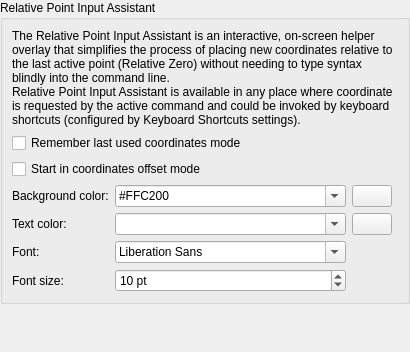
<?xml version="1.0" encoding="UTF-8"?>
<ui version="4.0">
 <class>LC_SettingsPageInputAssistant</class>
 <widget class="QWidget" name="LC_SettingsPageInputAssistant">
  <property name="geometry">
   <rect>
    <x>0</x>
    <y>0</y>
    <width>332</width>
    <height>352</height>
   </rect>
  </property>
  <layout class="QGridLayout" name="gridLayout_main">
   <property name="leftMargin">
    <number>0</number>
   </property>
   <property name="topMargin">
    <number>0</number>
   </property>
   <property name="rightMargin">
    <number>0</number>
   </property>
   <property name="bottomMargin">
    <number>0</number>
   </property>
   <item row="0" column="0">
    <widget class="QGroupBox" name="groupBox_35">
     <property name="title">
      <string>Relative Point Input Assistant</string>
     </property>
     <layout class="QGridLayout" name="gridLayout_ast">
      <item row="5" column="0">
       <widget class="QLabel" name="label_61">
        <property name="text">
         <string>Font:</string>
        </property>
        <property name="buddy">
         <cstring>fcbRelativePositionAssistant</cstring>
        </property>
       </widget>
      </item>
      <item row="5" column="1">
       <widget class="QFontComboBox" name="fcbRelativePositionAssistant">
        <property name="toolTip">
         <string>Assistant Font

Font used by Relative Point Input Assistant popup</string>
        </property>
       </widget>
      </item>
      <item row="4" column="0">
       <widget class="QLabel" name="label_64">
        <property name="text">
         <string>Text color:</string>
        </property>
        <property name="buddy">
         <cstring>cbColorRelativePositionAssistantText</cstring>
        </property>
       </widget>
      </item>
      <item row="3" column="3">
       <spacer name="horizontalSpacer">
        <property name="orientation">
         <enum>Qt::Orientation::Horizontal</enum>
        </property>
        <property name="sizeHint" stdset="0">
         <size>
          <width>0</width>
          <height>20</height>
         </size>
        </property>
       </spacer>
      </item>
      <item row="6" column="0">
       <widget class="QLabel" name="label_62">
        <property name="text">
         <string>Font size:</string>
        </property>
        <property name="buddy">
         <cstring>sbRelativePositionAssistantFontSize</cstring>
        </property>
       </widget>
      </item>
      <item row="3" column="0">
       <widget class="QLabel" name="label_63">
        <property name="text">
         <string>Background color:</string>
        </property>
        <property name="buddy">
         <cstring>cbColorRelativePositionAssistantBackground</cstring>
        </property>
       </widget>
      </item>
      <item row="4" column="2">
       <widget class="LC_ColorButton" name="pbRelativePositionAssistantFontColor">
        <property name="toolTip">
         <string>Text

Click to select color</string>
        </property>
       </widget>
      </item>
      <item row="3" column="2">
       <widget class="LC_ColorButton" name="pbRelativePositionAssistantBackgroundColor">
        <property name="toolTip">
         <string>Background

Click to select color</string>
        </property>
       </widget>
      </item>
      <item row="4" column="1">
       <widget class="QComboBox" name="cbColorRelativePositionAssistantText">
        <property name="toolTip">
         <string>Assistant Text Color

Color for relative point input assistant text</string>
        </property>
        <property name="editable">
         <bool>true</bool>
        </property>
       </widget>
      </item>
      <item row="6" column="1">
       <widget class="QSpinBox" name="sbRelativePositionAssistantFontSize">
        <property name="toolTip">
         <string>Assistant Font Size

Font size for Relative Point Input Assistant, in points</string>
        </property>
        <property name="suffix">
         <string> pt</string>
        </property>
        <property name="minimum">
         <number>5</number>
        </property>
        <property name="maximum">
         <number>30</number>
        </property>
        <property name="value">
         <number>10</number>
        </property>
       </widget>
      </item>
      <item row="3" column="1">
       <widget class="QComboBox" name="cbColorRelativePositionAssistantBackground">
        <property name="toolTip">
         <string>Assistant Overlay Background

Color for Relative Point Input Assistant overlay popup background</string>
        </property>
        <property name="editable">
         <bool>true</bool>
        </property>
        <property name="currentText">
         <string>#FFC200</string>
        </property>
       </widget>
      </item>
      <item row="1" column="0" colspan="3">
       <widget class="QCheckBox" name="cbRelativePositionAssistantRememberMode">
        <property name="sizePolicy">
         <sizepolicy hsizetype="Preferred" vsizetype="Preferred">
          <horstretch>0</horstretch>
          <verstretch>0</verstretch>
         </sizepolicy>
        </property>
        <property name="toolTip">
         <string>Use Last Used Mode

If checked, used coordinates entering mode will be saved and on next invocation the assistant will prompt entering coordinates in that mode.
Otherwise, explicitly specified mode will be used on next invocation.</string>
        </property>
        <property name="text">
         <string>Remember last used coordinates mode</string>
        </property>
       </widget>
      </item>
      <item row="2" column="0" colspan="3">
       <widget class="QCheckBox" name="cbRelativePositionAssistantStartInOffsetMode">
        <property name="sizePolicy">
         <sizepolicy hsizetype="Preferred" vsizetype="Preferred">
          <horstretch>0</horstretch>
          <verstretch>0</verstretch>
         </sizepolicy>
        </property>
        <property name="toolTip">
         <string>Relative (Offset) or Absolute Mode

If selected, on invocation the assistant will be in relative coordinates (offset) mode. 
Otherwise, it will prompt to enter absolute coordinates.</string>
        </property>
        <property name="text">
         <string>Start in coordinates offset mode</string>
        </property>
       </widget>
      </item>
      <item row="0" column="0" colspan="4">
       <widget class="QLabel" name="label">
        <property name="text">
         <string>The Relative Point Input Assistant is an interactive, on-screen helper overlay that simplifies the process of placing new coordinates relative to the last active point (Relative Zero) without needing to type syntax blindly into the command line.&lt;br&gt;Relative Point Input Assistant is available in any place where coordinate is requested by the active command and could be invoked by keyboard shortcuts (configured by Keyboard Shortcuts settings).</string>
        </property>
        <property name="wordWrap">
         <bool>true</bool>
        </property>
       </widget>
      </item>
     </layout>
    </widget>
   </item>
   <item row="1" column="0">
    <spacer name="verticalSpacer">
     <property name="orientation">
      <enum>Qt::Orientation::Vertical</enum>
     </property>
     <property name="sizeHint" stdset="0">
      <size>
       <width>0</width>
       <height>0</height>
      </size>
     </property>
    </spacer>
   </item>
  </layout>
 </widget>
 <customwidgets>
  <customwidget>
   <class>LC_ColorButton</class>
   <extends>QPushButton</extends>
   <header>lc_color_button.h</header>
  </customwidget>
 </customwidgets>
 <resources/>
 <connections/>
</ui>
